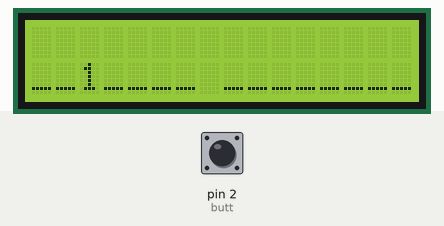
This sketch was run on a simulated Arduino Uno, built with avr-gcc and run on an emulated ATmega328P. Parts: 16×2 character LCD. The inputs (shaded band) are chosen by the test bench; at power-on: pin 2 (butt) HIGH. Random numbers use the default seed unless the sketch sets one.

Above: at 1.2 s.
1.3 s: pin 2 (butt) pulled LOW for 0.15 s
At 1.35 s:
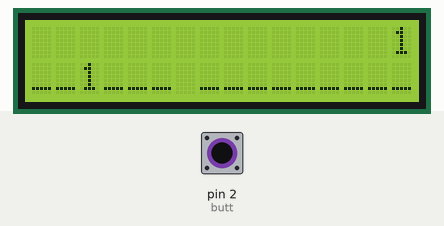
2.0 s: pin 2 (butt) pulled LOW for 1 s
At 3.15 s:
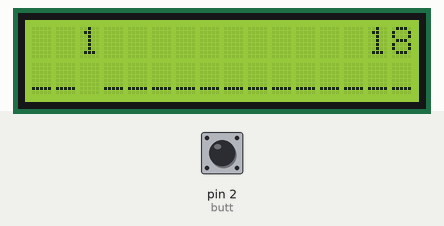
3.6 s: pin 2 (butt) pulled LOW for 0.15 s
At 3.89 s:
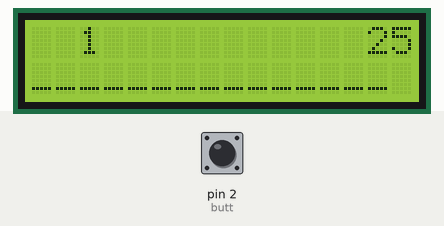
4.3 s: pin 2 (butt) pulled LOW for 0.15 s
At 4.53 s:
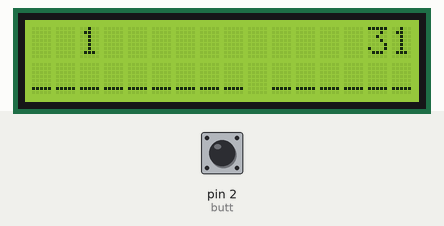
5.0 s: pin 2 (butt) pulled LOW for 0.15 s
At 5.37 s:
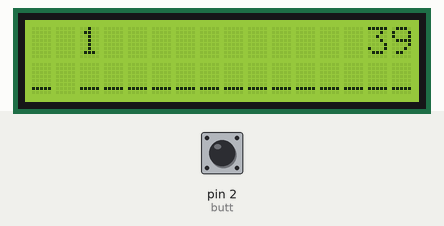
5.7 s: pin 2 (butt) pulled LOW for 1 s
At 8.1 s:
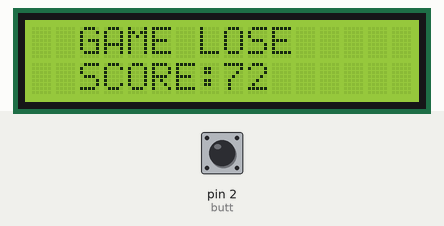

The sketch:

VideoGame.ino
```cpp
int butt = 2;
int jump = 1;
int score = 0;
boolean lose = false;
boolean start = false;
int t = 3;
String w;
String tempw;
int c = 0;
// include the library code:
#include <LiquidCrystal.h>

// initialize the library with the numbers of the interface pins
LiquidCrystal lcd(7, 8, 9, 10, 11, 12);

void setup() {
  // set up the LCD's number of columns and rows:
  lcd.begin(16, 2);
  pinMode(butt, INPUT_PULLUP);
  w = world();
  tempw = world();
}

String world(){
  String seed = "________________";
  seed[random(0, 15)] = "9";
  return seed;
}

void loop() {
  lcd.setCursor(0, 1);
  lcd.print(w);
  lcd.setCursor(2, jump);
  lcd.print("1");
  if(digitalRead(butt)==LOW){
    start = true;
  }
  if(start){
    if(!lose){
      lcd.setCursor(0, 1);
      for(int i = 0; i < 16; i++){
        w[i] = w[i+1];
      }
      w[15] = tempw[c];
      c++;
      if(c==16){
        tempw = world();
        c = 0;
      }
      lcd.print(w);


      lcd.setCursor(2, 0);
      lcd.print(" ");
      if(t==0){
        if(digitalRead(butt)==LOW){
          t = 3;
        }else{
          jump = 1;
        }
      }else if (digitalRead(butt)!=LOW){
        t--;
        jump = 0;
      }


      lcd.setCursor(2, jump);
      lcd.print("1");


      if((jump==1)&&(w[2]!='_')){
        lose = true;
      }
      score++;
      lcd.setCursor(16-String(score).length(), 0);
      lcd.print(String(score));
      delay(100/(score/50 +1));
    }else{
      lcd.clear();
      lcd.setCursor(2, 0);
      lcd.print("GAME LOSE");
      lcd.setCursor(2, 1);
      lcd.print("SCORE:" + String(score));
      delay(1000);
    }
  }
}
```
